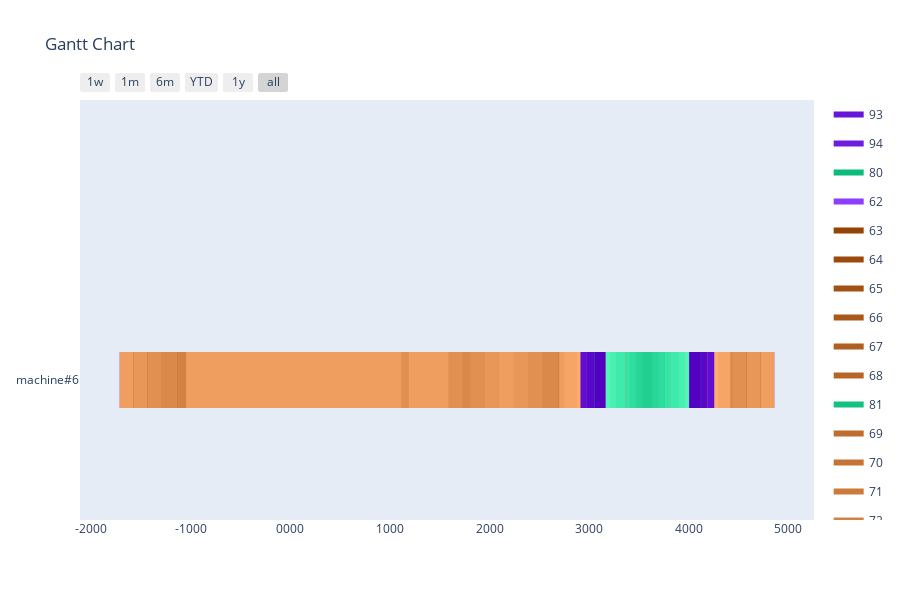

Write notebook code for a chart like this one.
### Markdown cell above
Greedy with changing sequence

### Code cell
def change_order(orders):
    p1 = random.randint(0, len(orders) -2)
    p2 = random.randint(p1, len(orders) -1)
    selected = copy.deepcopy(orders[p1 : p2 +1])
    selected.reverse()
    for i in range(len(selected)):
        orders[p1 + i] = copy.deepcopy(selected[i])

agent = GreedyAgent(env)
simulator = AgentSimulator()
n_generations = 10
best = None
sequence = copy.deepcopy(orders_model)
for gen in range(n_generations):
    simulator = AgentSimulator()
    schedule, schedule_count = simulator.simulate(agent, sequence)
    if not best or best[1] < schedule_count:
        best = [schedule, schedule_count, copy.deepcopy(sequence)]
    change_order(sequence)
print(f'Scheduled {best[1]}/{len(best[2])} Orders')
visualize_schedule(best[0], env)

### Figure 1 — Plotly figure (JSON) as saved in the notebook; plotly's stock layout.template omitted (floating-point values rounded to 4 significant figures; data arrays with more than 128 entries replaced by an {"elided": "..."} marker saying what was removed)
{"data": [{"fill": "toself", "fillcolor": "rgb(103, 21, 215)", "hoverinfo": "name", "legendgroup": "rgb(103, 21, 215)", "mode": "none", "name": "93", "type": "scatter", "x": [2828, 2913, 2913, 2828, 2828, 4256, 4341, 4341, 4256, 4256, 2828, 2913, 2913, 2828, 2828, 4256, 4341, 4341, 4256, 4256, 2828, 2913, 2913, 2828, 2828, 4256, 4341, 4341, 4256, 4256, 2828, 2913, 2913, 2828, 2828, 4256, 4341, 4341, 4256, 4256, 2828, 2913, 2913, 2828, 2828, 4256, 4341, 4341, 4256], "y": [-0.2, -0.2, 0.2, 0.2, null, -0.2, -0.2, 0.2, 0.2, null, -0.2, -0.2, 0.2, 0.2, null, -0.2, -0.2, 0.2, 0.2, null, -0.2, -0.2, 0.2, 0.2, null, -0.2, -0.2, 0.2, 0.2, null, -0.2, -0.2, 0.2, 0.2, null, -0.2, -0.2, 0.2, 0.2, null, -0.2, -0.2, 0.2, 0.2, null, -0.2, -0.2, 0.2, 0.2]}, {"fill": "toself", "fillcolor": "rgb(110, 28, 222)", "hoverinfo": "name", "legendgroup": "rgb(110, 28, 222)", "mode": "none", "name": "94", "type": "scatter", "x": [2752, 2828, 2828, 2752, 2752, 4341, 4417, 4417, 4341, 4341, 2752, 2828, 2828, 2752, 2752, 4341, 4417, 4417, 4341, 4341, 2752, 2828, 2828, 2752, 2752, 4341, 4417, 4417, 4341, 4341, 2752, 2828, 2828, 2752, 2752, 4341, 4417, 4417, 4341, 4341, 2752, 2828, 2828, 2752, 2752, 4341, 4417, 4417, 4341], "y": [-0.2, -0.2, 0.2, 0.2, null, -0.2, -0.2, 0.2, 0.2, null, -0.2, -0.2, 0.2, 0.2, null, -0.2, -0.2, 0.2, 0.2, null, -0.2, -0.2, 0.2, 0.2, null, -0.2, -0.2, 0.2, 0.2, null, -0.2, -0.2, 0.2, 0.2, null, -0.2, -0.2, 0.2, 0.2, null, -0.2, -0.2, 0.2, 0.2, null, -0.2, -0.2, 0.2, 0.2]}, {"fill": "toself", "fillcolor": "rgb(12, 186, 124)", "hoverinfo": "name", "legendgroup": "rgb(12, 186, 124)", "mode": "none", "name": "80", "type": "scatter", "x": [3894, 4016, 4016, 3894, 3894, 3153, 3275, 3275, 3153, 3153, 3894, 4016, 4016, 3894, 3894, 3153, 3275, 3275, 3153, 3153, 3894, 4016, 4016, 3894, 3894, 3153, 3275, 3275, 3153, 3153, 3894, 4016, 4016, 3894, 3894, 3153, 3275, 3275, 3153, 3153, 3894, 4016, 4016, 3894, 3894, 3153, 3275, 3275, 3153], "y": [-0.2, -0.2, 0.2, 0.2, null, -0.2, -0.2, 0.2, 0.2, null, -0.2, -0.2, 0.2, 0.2, null, -0.2, -0.2, 0.2, 0.2, null, -0.2, -0.2, 0.2, 0.2, null, -0.2, -0.2, 0.2, 0.2, null, -0.2, -0.2, 0.2, 0.2, null, -0.2, -0.2, 0.2, 0.2, null, -0.2, -0.2, 0.2, 0.2, null, -0.2, -0.2, 0.2, 0.2]}, {"fill": "toself", "fillcolor": "rgb(142, 60, 254)", "hoverinfo": "name", "legendgroup": "rgb(142, 60, 254)", "mode": "none", "name": "62", "type": "scatter", "x": {"elided": "449 int values"}, "y": {"elided": "449 float values"}}, {"fill": "toself", "fillcolor": "rgb(149, 67, 5)", "hoverinfo": "name", "legendgroup": "rgb(149, 67, 5)", "mode": "none", "name": "63", "type": "scatter", "x": {"elided": "449 int values"}, "y": {"elided": "449 float values"}}, {"fill": "toself", "fillcolor": "rgb(156, 74, 12)", "hoverinfo": "name", "legendgroup": "rgb(156, 74, 12)", "mode": "none", "name": "64", "type": "scatter", "x": {"elided": "449 int values"}, "y": {"elided": "449 float values"}}, {"fill": "toself", "fillcolor": "rgb(163, 81, 19)", "hoverinfo": "name", "legendgroup": "rgb(163, 81, 19)", "mode": "none", "name": "65", "type": "scatter", "x": {"elided": "449 int values"}, "y": {"elided": "449 float values"}}, {"fill": "toself", "fillcolor": "rgb(170, 88, 26)", "hoverinfo": "name", "legendgroup": "rgb(170, 88, 26)", "mode": "none", "name": "66", "type": "scatter", "x": {"elided": "449 int values"}, "y": {"elided": "449 float values"}}, {"fill": "toself", "fillcolor": "rgb(177, 95, 33)", "hoverinfo": "name", "legendgroup": "rgb(177, 95, 33)", "mode": "none", "name": "67", "type": "scatter", "x": {"elided": "449 int values"}, "y": {"elided": "449 float values"}}, {"fill": "toself", "fillcolor": "rgb(184, 102, 40)", "hoverinfo": "name", "legendgroup": "rgb(184, 102, 40)", "mode": "none", "name": "68", "type": "scatter", "x": {"elided": "449 int values"}, "y": {"elided": "449 float values"}}, {"fill": "toself", "fillcolor": "rgb(19, 193, 131)", "hoverinfo": "name", "legendgroup": "rgb(19, 193, 131)", "mode": "none", "name": "81", "type": "scatter", "x": [3769, 3894, 3894, 3769, 3769, 3275, 3400, 3400, 3275, 3275, 3769, 3894, 3894, 3769, 3769, 3275, 3400, 3400, 3275, 3275, 3769, 3894, 3894, 3769, 3769, 3275, 3400, 3400, 3275, 3275, 3769, 3894, 3894, 3769, 3769, 3275, 3400, 3400, 3275, 3275, 3769, 3894, 3894, 3769, 3769, 3275, 3400, 3400, 3275], "y": [-0.2, -0.2, 0.2, 0.2, null, -0.2, -0.2, 0.2, 0.2, null, -0.2, -0.2, 0.2, 0.2, null, -0.2, -0.2, 0.2, 0.2, null, -0.2, -0.2, 0.2, 0.2, null, -0.2, -0.2, 0.2, 0.2, null, -0.2, -0.2, 0.2, 0.2, null, -0.2, -0.2, 0.2, 0.2, null, -0.2, -0.2, 0.2, 0.2, null, -0.2, -0.2, 0.2, 0.2]}, {"fill": "toself", "fillcolor": "rgb(191, 109, 47)", "hoverinfo": "name", "legendgroup": "rgb(191, 109, 47)", "mode": "none", "name": "69", "type": "scatter", "x": {"elided": "449 int values"}, "y": {"elided": "449 float values"}}, {"fill": "toself", "fillcolor": "rgb(198, 116, 54)", "hoverinfo": "name", "legendgroup": "rgb(198, 116, 54)", "mode": "none", "name": "70", "type": "scatter", "x": {"elided": "449 int values"}, "y": {"elided": "449 float values"}}, {"fill": "toself", "fillcolor": "rgb(205, 123, 61)", "hoverinfo": "name", "legendgroup": "rgb(205, 123, 61)", "mode": "none", "name": "71", "type": "scatter", "x": {"elided": "449 int values"}, "y": {"elided": "449 float values"}}, {"fill": "toself", "fillcolor": "rgb(212, 130, 68)", "hoverinfo": "name", "legendgroup": "rgb(212, 130, 68)", "mode": "none", "name": "72", "type": "scatter", "x": {"elided": "449 int values"}, "y": {"elided": "449 float values"}}, {"fill": "toself", "fillcolor": "rgb(219, 137, 75)", "hoverinfo": "name", "legendgroup": "rgb(219, 137, 75)", "mode": "none", "name": "73", "type": "scatter", "x": {"elided": "449 int values"}, "y": {"elided": "449 float values"}}, {"fill": "toself", "fillcolor": "rgb(226, 144, 82)", "hoverinfo": "name", "legendgroup": "rgb(226, 144, 82)", "mode": "none", "name": "74", "type": "scatter", "x": {"elided": "449 int values"}, "y": {"elided": "449 float values"}}, {"fill": "toself", "fillcolor": "rgb(233, 151, 89)", "hoverinfo": "name", "legendgroup": "rgb(233, 151, 89)", "mode": "none", "name": "75", "type": "scatter", "x": {"elided": "449 int values"}, "y": {"elided": "449 float values"}}, {"fill": "toself", "fillcolor": "rgb(240, 158, 96)", "hoverinfo": "name", "legendgroup": "rgb(240, 158, 96)", "mode": "none", "name": "76", "type": "scatter", "x": {"elided": "449 int values"}, "y": {"elided": "449 float values"}}, {"fill": "toself", "fillcolor": "rgb(247, 165, 103)", "hoverinfo": "name", "legendgroup": "rgb(247, 165, 103)", "mode": "none", "name": "77", "type": "scatter", "x": [4294, 4417, 4417, 4294, 4294, 2752, 2875, 2875, 2752, 2752, 4294, 4417, 4417, 4294, 4294, 2752, 2875, 2875, 2752, 2752, 4294, 4417, 4417, 4294, 4294, 2752, 2875, 2875, 2752, 2752, 4294, 4417, 4417, 4294, 4294, 2752, 2875, 2875, 2752, 2752, 4294, 4417, 4417, 4294, 4294, 2752, 2875, 2875, 2752], "y": [-0.2, -0.2, 0.2, 0.2, null, -0.2, -0.2, 0.2, 0.2, null, -0.2, -0.2, 0.2, 0.2, null, -0.2, -0.2, 0.2, 0.2, null, -0.2, -0.2, 0.2, 0.2, null, -0.2, -0.2, 0.2, 0.2, null, -0.2, -0.2, 0.2, 0.2, null, -0.2, -0.2, 0.2, 0.2, null, -0.2, -0.2, 0.2, 0.2, null, -0.2, -0.2, 0.2, 0.2]}, {"fill": "toself", "fillcolor": "rgb(254, 172, 110)", "hoverinfo": "name", "legendgroup": "rgb(254, 172, 110)", "mode": "none", "name": "78", "type": "scatter", "x": [4149, 4294, 4294, 4149, 4149, 2875, 3020, 3020, 2875, 2875, 4149, 4294, 4294, 4149, 4149, 2875, 3020, 3020, 2875, 2875, 4149, 4294, 4294, 4149, 4149, 2875, 3020, 3020, 2875, 2875, 4149, 4294, 4294, 4149, 4149, 2875, 3020, 3020, 2875, 2875, 4149, 4294, 4294, 4149, 4149, 2875, 3020, 3020, 2875], "y": [-0.2, -0.2, 0.2, 0.2, null, -0.2, -0.2, 0.2, 0.2, null, -0.2, -0.2, 0.2, 0.2, null, -0.2, -0.2, 0.2, 0.2, null, -0.2, -0.2, 0.2, 0.2, null, -0.2, -0.2, 0.2, 0.2, null, -0.2, -0.2, 0.2, 0.2, null, -0.2, -0.2, 0.2, 0.2, null, -0.2, -0.2, 0.2, 0.2, null, -0.2, -0.2, 0.2, 0.2]}, {"fill": "toself", "fillcolor": "rgb(26, 200, 138)", "hoverinfo": "name", "legendgroup": "rgb(26, 200, 138)", "mode": "none", "name": "82", "type": "scatter", "x": [3625, 3769, 3769, 3625, 3625, 3400, 3544, 3544, 3400, 3400, 3625, 3769, 3769, 3625, 3625, 3400, 3544, 3544, 3400, 3400, 3625, 3769, 3769, 3625, 3625, 3400, 3544, 3544, 3400, 3400, 3625, 3769, 3769, 3625, 3625, 3400, 3544, 3544, 3400, 3400, 3625, 3769, 3769, 3625, 3625, 3400, 3544, 3544, 3400], "y": [-0.2, -0.2, 0.2, 0.2, null, -0.2, -0.2, 0.2, 0.2, null, -0.2, -0.2, 0.2, 0.2, null, -0.2, -0.2, 0.2, 0.2, null, -0.2, -0.2, 0.2, 0.2, null, -0.2, -0.2, 0.2, 0.2, null, -0.2, -0.2, 0.2, 0.2, null, -0.2, -0.2, 0.2, 0.2, null, -0.2, -0.2, 0.2, 0.2, null, -0.2, -0.2, 0.2, 0.2]}, {"fill": "toself", "fillcolor": "rgb(33, 207, 145)", "hoverinfo": "name", "legendgroup": "rgb(33, 207, 145)", "mode": "none", "name": "83", "type": "scatter", "x": [3539, 3625, 3625, 3539, 3539, 3544, 3630, 3630, 3544, 3544, 3539, 3625, 3625, 3539, 3539, 3544, 3630, 3630, 3544, 3544, 3539, 3625, 3625, 3539, 3539, 3544, 3630, 3630, 3544, 3544, 3539, 3625, 3625, 3539, 3539, 3544, 3630, 3630, 3544, 3544, 3539, 3625, 3625, 3539, 3539, 3544, 3630, 3630, 3544], "y": [-0.2, -0.2, 0.2, 0.2, null, -0.2, -0.2, 0.2, 0.2, null, -0.2, -0.2, 0.2, 0.2, null, -0.2, -0.2, 0.2, 0.2, null, -0.2, -0.2, 0.2, 0.2, null, -0.2, -0.2, 0.2, 0.2, null, -0.2, -0.2, 0.2, 0.2, null, -0.2, -0.2, 0.2, 0.2, null, -0.2, -0.2, 0.2, 0.2, null, -0.2, -0.2, 0.2, 0.2]}, {"fill": "toself", "fillcolor": "rgb(40, 214, 152)", "hoverinfo": "name", "legendgroup": "rgb(40, 214, 152)", "mode": "none", "name": "84", "type": "scatter", "x": [3475, 3539, 3539, 3475, 3475, 3630, 3694, 3694, 3630, 3630, 3475, 3539, 3539, 3475, 3475, 3630, 3694, 3694, 3630, 3630, 3475, 3539, 3539, 3475, 3475, 3630, 3694, 3694, 3630, 3630, 3475, 3539, 3539, 3475, 3475, 3630, 3694, 3694, 3630, 3630, 3475, 3539, 3539, 3475, 3475, 3630, 3694, 3694, 3630], "y": [-0.2, -0.2, 0.2, 0.2, null, -0.2, -0.2, 0.2, 0.2, null, -0.2, -0.2, 0.2, 0.2, null, -0.2, -0.2, 0.2, 0.2, null, -0.2, -0.2, 0.2, 0.2, null, -0.2, -0.2, 0.2, 0.2, null, -0.2, -0.2, 0.2, 0.2, null, -0.2, -0.2, 0.2, 0.2, null, -0.2, -0.2, 0.2, 0.2, null, -0.2, -0.2, 0.2, 0.2]}, {"fill": "toself", "fillcolor": "rgb(47, 221, 159)", "hoverinfo": "name", "legendgroup": "rgb(47, 221, 159)", "mode": "none", "name": "85", "type": "scatter", "x": [3410, 3475, 3475, 3410, 3410, 3694, 3759, 3759, 3694, 3694, 3410, 3475, 3475, 3410, 3410, 3694, 3759, 3759, 3694, 3694, 3410, 3475, 3475, 3410, 3410, 3694, 3759, 3759, 3694, 3694, 3410, 3475, 3475, 3410, 3410, 3694, 3759, 3759, 3694, 3694, 3410, 3475, 3475, 3410, 3410, 3694, 3759, 3759, 3694], "y": [-0.2, -0.2, 0.2, 0.2, null, -0.2, -0.2, 0.2, 0.2, null, -0.2, -0.2, 0.2, 0.2, null, -0.2, -0.2, 0.2, 0.2, null, -0.2, -0.2, 0.2, 0.2, null, -0.2, -0.2, 0.2, 0.2, null, -0.2, -0.2, 0.2, 0.2, null, -0.2, -0.2, 0.2, 0.2, null, -0.2, -0.2, 0.2, 0.2, null, -0.2, -0.2, 0.2, 0.2]}, {"fill": "toself", "fillcolor": "rgb(5, 179, 117)", "hoverinfo": "name", "legendgroup": "rgb(5, 179, 117)", "mode": "none", "name": "79", "type": "scatter", "x": [4016, 4149, 4149, 4016, 4016, 3020, 3153, 3153, 3020, 3020, 4016, 4149, 4149, 4016, 4016, 3020, 3153, 3153, 3020, 3020, 4016, 4149, 4149, 4016, 4016, 3020, 3153, 3153, 3020, 3020, 4016, 4149, 4149, 4016, 4016, 3020, 3153, 3153, 3020, 3020, 4016, 4149, 4149, 4016, 4016, 3020, 3153, 3153, 3020], "y": [-0.2, -0.2, 0.2, 0.2, null, -0.2, -0.2, 0.2, 0.2, null, -0.2, -0.2, 0.2, 0.2, null, -0.2, -0.2, 0.2, 0.2, null, -0.2, -0.2, 0.2, 0.2, null, -0.2, -0.2, 0.2, 0.2, null, -0.2, -0.2, 0.2, 0.2, null, -0.2, -0.2, 0.2, 0.2, null, -0.2, -0.2, 0.2, 0.2, null, -0.2, -0.2, 0.2, 0.2]}, {"fill": "toself", "fillcolor": "rgb(54, 228, 166)", "hoverinfo": "name", "legendgroup": "rgb(54, 228, 166)", "mode": "none", "name": "86", "type": "scatter", "x": [3355, 3410, 3410, 3355, 3355, 3759, 3814, 3814, 3759, 3759, 3355, 3410, 3410, 3355, 3355, 3759, 3814, 3814, 3759, 3759, 3355, 3410, 3410, 3355, 3355, 3759, 3814, 3814, 3759, 3759, 3355, 3410, 3410, 3355, 3355, 3759, 3814, 3814, 3759, 3759, 3355, 3410, 3410, 3355, 3355, 3759, 3814, 3814, 3759], "y": [-0.2, -0.2, 0.2, 0.2, null, -0.2, -0.2, 0.2, 0.2, null, -0.2, -0.2, 0.2, 0.2, null, -0.2, -0.2, 0.2, 0.2, null, -0.2, -0.2, 0.2, 0.2, null, -0.2, -0.2, 0.2, 0.2, null, -0.2, -0.2, 0.2, 0.2, null, -0.2, -0.2, 0.2, 0.2, null, -0.2, -0.2, 0.2, 0.2, null, -0.2, -0.2, 0.2, 0.2]}, {"fill": "toself", "fillcolor": "rgb(61, 235, 173)", "hoverinfo": "name", "legendgroup": "rgb(61, 235, 173)", "mode": "none", "name": "87", "type": "scatter", "x": [3268, 3355, 3355, 3268, 3268, 3814, 3901, 3901, 3814, 3814, 3268, 3355, 3355, 3268, 3268, 3814, 3901, 3901, 3814, 3814, 3268, 3355, 3355, 3268, 3268, 3814, 3901, 3901, 3814, 3814, 3268, 3355, 3355, 3268, 3268, 3814, 3901, 3901, 3814, 3814, 3268, 3355, 3355, 3268, 3268, 3814, 3901, 3901, 3814], "y": [-0.2, -0.2, 0.2, 0.2, null, -0.2, -0.2, 0.2, 0.2, null, -0.2, -0.2, 0.2, 0.2, null, -0.2, -0.2, 0.2, 0.2, null, -0.2, -0.2, 0.2, 0.2, null, -0.2, -0.2, 0.2, 0.2, null, -0.2, -0.2, 0.2, 0.2, null, -0.2, -0.2, 0.2, 0.2, null, -0.2, -0.2, 0.2, 0.2, null, -0.2, -0.2, 0.2, 0.2]}, {"fill": "toself", "fillcolor": "rgb(68, 242, 180)", "hoverinfo": "name", "legendgroup": "rgb(68, 242, 180)", "mode": "none", "name": "88", "type": "scatter", "x": [3212, 3268, 3268, 3212, 3212, 3901, 3957, 3957, 3901, 3901, 3212, 3268, 3268, 3212, 3212, 3901, 3957, 3957, 3901, 3901, 3212, 3268, 3268, 3212, 3212, 3901, 3957, 3957, 3901, 3901, 3212, 3268, 3268, 3212, 3212, 3901, 3957, 3957, 3901, 3901, 3212, 3268, 3268, 3212, 3212, 3901, 3957, 3957, 3901], "y": [-0.2, -0.2, 0.2, 0.2, null, -0.2, -0.2, 0.2, 0.2, null, -0.2, -0.2, 0.2, 0.2, null, -0.2, -0.2, 0.2, 0.2, null, -0.2, -0.2, 0.2, 0.2, null, -0.2, -0.2, 0.2, 0.2, null, -0.2, -0.2, 0.2, 0.2, null, -0.2, -0.2, 0.2, 0.2, null, -0.2, -0.2, 0.2, 0.2, null, -0.2, -0.2, 0.2, 0.2]}, {"fill": "toself", "fillcolor": "rgb(75, 249, 187)", "hoverinfo": "name", "legendgroup": "rgb(75, 249, 187)", "mode": "none", "name": "89", "type": "scatter", "x": [3165, 3212, 3212, 3165, 3165, 3957, 4004, 4004, 3957, 3957, 3165, 3212, 3212, 3165, 3165, 3957, 4004, 4004, 3957, 3957, 3165, 3212, 3212, 3165, 3165, 3957, 4004, 4004, 3957, 3957, 3165, 3212, 3212, 3165, 3165, 3957, 4004, 4004, 3957, 3957, 3165, 3212, 3212, 3165, 3165, 3957, 4004, 4004, 3957], "y": [-0.2, -0.2, 0.2, 0.2, null, -0.2, -0.2, 0.2, 0.2, null, -0.2, -0.2, 0.2, 0.2, null, -0.2, -0.2, 0.2, 0.2, null, -0.2, -0.2, 0.2, 0.2, null, -0.2, -0.2, 0.2, 0.2, null, -0.2, -0.2, 0.2, 0.2, null, -0.2, -0.2, 0.2, 0.2, null, -0.2, -0.2, 0.2, 0.2, null, -0.2, -0.2, 0.2, 0.2]}, {"fill": "toself", "fillcolor": "rgb(82, 0, 194)", "hoverinfo": "name", "legendgroup": "rgb(82, 0, 194)", "mode": "none", "name": "90", "type": "scatter", "x": [3055, 3165, 3165, 3055, 3055, 4004, 4114, 4114, 4004, 4004, 3055, 3165, 3165, 3055, 3055, 4004, 4114, 4114, 4004, 4004, 3055, 3165, 3165, 3055, 3055, 4004, 4114, 4114, 4004, 4004, 3055, 3165, 3165, 3055, 3055, 4004, 4114, 4114, 4004, 4004, 3055, 3165, 3165, 3055, 3055, 4004, 4114, 4114, 4004], "y": [-0.2, -0.2, 0.2, 0.2, null, -0.2, -0.2, 0.2, 0.2, null, -0.2, -0.2, 0.2, 0.2, null, -0.2, -0.2, 0.2, 0.2, null, -0.2, -0.2, 0.2, 0.2, null, -0.2, -0.2, 0.2, 0.2, null, -0.2, -0.2, 0.2, 0.2, null, -0.2, -0.2, 0.2, 0.2, null, -0.2, -0.2, 0.2, 0.2, null, -0.2, -0.2, 0.2, 0.2]}, {"fill": "toself", "fillcolor": "rgb(89, 7, 201)", "hoverinfo": "name", "legendgroup": "rgb(89, 7, 201)", "mode": "none", "name": "91", "type": "scatter", "x": [2978, 3055, 3055, 2978, 2978, 4114, 4191, 4191, 4114, 4114, 2978, 3055, 3055, 2978, 2978, 4114, 4191, 4191, 4114, 4114, 2978, 3055, 3055, 2978, 2978, 4114, 4191, 4191, 4114, 4114, 2978, 3055, 3055, 2978, 2978, 4114, 4191, 4191, 4114, 4114, 2978, 3055, 3055, 2978, 2978, 4114, 4191, 4191, 4114], "y": [-0.2, -0.2, 0.2, 0.2, null, -0.2, -0.2, 0.2, 0.2, null, -0.2, -0.2, 0.2, 0.2, null, -0.2, -0.2, 0.2, 0.2, null, -0.2, -0.2, 0.2, 0.2, null, -0.2, -0.2, 0.2, 0.2, null, -0.2, -0.2, 0.2, 0.2, null, -0.2, -0.2, 0.2, 0.2, null, -0.2, -0.2, 0.2, 0.2, null, -0.2, -0.2, 0.2, 0.2]}, {"fill": "toself", "fillcolor": "rgb(96, 14, 208)", "hoverinfo": "name", "legendgroup": "rgb(96, 14, 208)", "mode": "none", "name": "92", "type": "scatter", "x": [2913, 2978, 2978, 2913, 2913, 4191, 4256, 4256, 4191, 4191, 2913, 2978, 2978, 2913, 2913, 4191, 4256, 4256, 4191, 4191, 2913, 2978, 2978, 2913, 2913, 4191, 4256, 4256, 4191, 4191, 2913, 2978, 2978, 2913, 2913, 4191, 4256, 4256, 4191, 4191, 2913, 2978, 2978, 2913, 2913, 4191, 4256, 4256, 4191], "y": [-0.2, -0.2, 0.2, 0.2, null, -0.2, -0.2, 0.2, 0.2, null, -0.2, -0.2, 0.2, 0.2, null, -0.2, -0.2, 0.2, 0.2, null, -0.2, -0.2, 0.2, 0.2, null, -0.2, -0.2, 0.2, 0.2, null, -0.2, -0.2, 0.2, 0.2, null, -0.2, -0.2, 0.2, 0.2, null, -0.2, -0.2, 0.2, 0.2, null, -0.2, -0.2, 0.2, 0.2]}, {"legendgroup": "rgb(103, 21, 215)", "marker": {"color": "rgb(103, 21, 215)", "opacity": 0, "size": 1}, "mode": "markers", "name": "", "showlegend": false, "text": [null, null, null, null, null, null, null, null, null, null, null, null, null, null, null, null, null, null, null, null], "type": "scatter", "x": [2828, 2913, 4256, 4341, 2828, 2913, 4256, 4341, 2828, 2913, 4256, 4341, 2828, 2913, 4256, 4341, 2828, 2913, 4256, 4341], "y": [0, 0, 0, 0, 0, 0, 0, 0, 0, 0, 0, 0, 0, 0, 0, 0, 0, 0, 0, 0]}, {"legendgroup": "rgb(110, 28, 222)", "marker": {"color": "rgb(110, 28, 222)", "opacity": 0, "size": 1}, "mode": "markers", "name": "", "showlegend": false, "text": [null, null, null, null, null, null, null, null, null, null, null, null, null, null, null, null, null, null, null, null], "type": "scatter", "x": [2752, 2828, 4341, 4417, 2752, 2828, 4341, 4417, 2752, 2828, 4341, 4417, 2752, 2828, 4341, 4417, 2752, 2828, 4341, 4417], "y": [0, 0, 0, 0, 0, 0, 0, 0, 0, 0, 0, 0, 0, 0, 0, 0, 0, 0, 0, 0]}, {"legendgroup": "rgb(12, 186, 124)", "marker": {"color": "rgb(12, 186, 124)", "opacity": 0, "size": 1}, "mode": "markers", "name": "", "showlegend": false, "text": [null, null, null, null, null, null, null, null, null, null, null, null, null, null, null, null, null, null, null, null], "type": "scatter", "x": [3894, 4016, 3153, 3275, 3894, 4016, 3153, 3275, 3894, 4016, 3153, 3275, 3894, 4016, 3153, 3275, 3894, 4016, 3153, 3275], "y": [0, 0, 0, 0, 0, 0, 0, 0, 0, 0, 0, 0, 0, 0, 0, 0, 0, 0, 0, 0]}, {"legendgroup": "rgb(142, 60, 254)", "marker": {"color": "rgb(142, 60, 254)", "opacity": 0, "size": 1}, "mode": "markers", "name": "", "showlegend": false, "text": {"elided": "180 null values"}, "type": "scatter", "x": {"elided": "180 int values"}, "y": {"elided": "180 int values"}}, {"legendgroup": "rgb(149, 67, 5)", "marker": {"color": "rgb(149, 67, 5)", "opacity": 0, "size": 1}, "mode": "markers", "name": "", "showlegend": false, "text": {"elided": "180 null values"}, "type": "scatter", "x": {"elided": "180 int values"}, "y": {"elided": "180 int values"}}, {"legendgroup": "rgb(156, 74, 12)", "marker": {"color": "rgb(156, 74, 12)", "opacity": 0, "size": 1}, "mode": "markers", "name": "", "showlegend": false, "text": {"elided": "180 null values"}, "type": "scatter", "x": {"elided": "180 int values"}, "y": {"elided": "180 int values"}}, {"legendgroup": "rgb(163, 81, 19)", "marker": {"color": "rgb(163, 81, 19)", "opacity": 0, "size": 1}, "mode": "markers", "name": "", "showlegend": false, "text": {"elided": "180 null values"}, "type": "scatter", "x": {"elided": "180 int values"}, "y": {"elided": "180 int values"}}, {"legendgroup": "rgb(170, 88, 26)", "marker": {"color": "rgb(170, 88, 26)", "opacity": 0, "size": 1}, "mode": "markers", "name": "", "showlegend": false, "text": {"elided": "180 null values"}, "type": "scatter", "x": {"elided": "180 int values"}, "y": {"elided": "180 int values"}}, {"legendgroup": "rgb(177, 95, 33)", "marker": {"color": "rgb(177, 95, 33)", "opacity": 0, "size": 1}, "mode": "markers", "name": "", "showlegend": false, "text": {"elided": "180 null values"}, "type": "scatter", "x": {"elided": "180 int values"}, "y": {"elided": "180 int values"}}, {"legendgroup": "rgb(184, 102, 40)", "marker": {"color": "rgb(184, 102, 40)", "opacity": 0, "size": 1}, "mode": "markers", "name": "", "showlegend": false, "text": {"elided": "180 null values"}, "type": "scatter", "x": {"elided": "180 int values"}, "y": {"elided": "180 int values"}}, {"legendgroup": "rgb(19, 193, 131)", "marker": {"color": "rgb(19, 193, 131)", "opacity": 0, "size": 1}, "mode": "markers", "name": "", "showlegend": false, "text": [null, null, null, null, null, null, null, null, null, null, null, null, null, null, null, null, null, null, null, null], "type": "scatter", "x": [3769, 3894, 3275, 3400, 3769, 3894, 3275, 3400, 3769, 3894, 3275, 3400, 3769, 3894, 3275, 3400, 3769, 3894, 3275, 3400], "y": [0, 0, 0, 0, 0, 0, 0, 0, 0, 0, 0, 0, 0, 0, 0, 0, 0, 0, 0, 0]}, {"legendgroup": "rgb(191, 109, 47)", "marker": {"color": "rgb(191, 109, 47)", "opacity": 0, "size": 1}, "mode": "markers", "name": "", "showlegend": false, "text": {"elided": "180 null values"}, "type": "scatter", "x": {"elided": "180 int values"}, "y": {"elided": "180 int values"}}, {"legendgroup": "rgb(198, 116, 54)", "marker": {"color": "rgb(198, 116, 54)", "opacity": 0, "size": 1}, "mode": "markers", "name": "", "showlegend": false, "text": {"elided": "180 null values"}, "type": "scatter", "x": {"elided": "180 int values"}, "y": {"elided": "180 int values"}}, {"legendgroup": "rgb(205, 123, 61)", "marker": {"color": "rgb(205, 123, 61)", "opacity": 0, "size": 1}, "mode": "markers", "name": "", "showlegend": false, "text": {"elided": "180 null values"}, "type": "scatter", "x": {"elided": "180 int values"}, "y": {"elided": "180 int values"}}, {"legendgroup": "rgb(212, 130, 68)", "marker": {"color": "rgb(212, 130, 68)", "opacity": 0, "size": 1}, "mode": "markers", "name": "", "showlegend": false, "text": {"elided": "180 null values"}, "type": "scatter", "x": {"elided": "180 int values"}, "y": {"elided": "180 int values"}}, {"legendgroup": "rgb(219, 137, 75)", "marker": {"color": "rgb(219, 137, 75)", "opacity": 0, "size": 1}, "mode": "markers", "name": "", "showlegend": false, "text": {"elided": "180 null values"}, "type": "scatter", "x": {"elided": "180 int values"}, "y": {"elided": "180 int values"}}, {"legendgroup": "rgb(226, 144, 82)", "marker": {"color": "rgb(226, 144, 82)", "opacity": 0, "size": 1}, "mode": "markers", "name": "", "showlegend": false, "text": {"elided": "180 null values"}, "type": "scatter", "x": {"elided": "180 int values"}, "y": {"elided": "180 int values"}}, {"legendgroup": "rgb(233, 151, 89)", "marker": {"color": "rgb(233, 151, 89)", "opacity": 0, "size": 1}, "mode": "markers", "name": "", "showlegend": false, "text": {"elided": "180 null values"}, "type": "scatter", "x": {"elided": "180 int values"}, "y": {"elided": "180 int values"}}, {"legendgroup": "rgb(240, 158, 96)", "marker": {"color": "rgb(240, 158, 96)", "opacity": 0, "size": 1}, "mode": "markers", "name": "", "showlegend": false, "text": {"elided": "180 null values"}, "type": "scatter", "x": {"elided": "180 int values"}, "y": {"elided": "180 int values"}}, {"legendgroup": "rgb(247, 165, 103)", "marker": {"color": "rgb(247, 165, 103)", "opacity": 0, "size": 1}, "mode": "markers", "name": "", "showlegend": false, "text": [null, null, null, null, null, null, null, null, null, null, null, null, null, null, null, null, null, null, null, null], "type": "scatter", "x": [4294, 4417, 2752, 2875, 4294, 4417, 2752, 2875, 4294, 4417, 2752, 2875, 4294, 4417, 2752, 2875, 4294, 4417, 2752, 2875], "y": [0, 0, 0, 0, 0, 0, 0, 0, 0, 0, 0, 0, 0, 0, 0, 0, 0, 0, 0, 0]}, {"legendgroup": "rgb(254, 172, 110)", "marker": {"color": "rgb(254, 172, 110)", "opacity": 0, "size": 1}, "mode": "markers", "name": "", "showlegend": false, "text": [null, null, null, null, null, null, null, null, null, null, null, null, null, null, null, null, null, null, null, null], "type": "scatter", "x": [4149, 4294, 2875, 3020, 4149, 4294, 2875, 3020, 4149, 4294, 2875, 3020, 4149, 4294, 2875, 3020, 4149, 4294, 2875, 3020], "y": [0, 0, 0, 0, 0, 0, 0, 0, 0, 0, 0, 0, 0, 0, 0, 0, 0, 0, 0, 0]}, {"legendgroup": "rgb(26, 200, 138)", "marker": {"color": "rgb(26, 200, 138)", "opacity": 0, "size": 1}, "mode": "markers", "name": "", "showlegend": false, "text": [null, null, null, null, null, null, null, null, null, null, null, null, null, null, null, null, null, null, null, null], "type": "scatter", "x": [3625, 3769, 3400, 3544, 3625, 3769, 3400, 3544, 3625, 3769, 3400, 3544, 3625, 3769, 3400, 3544, 3625, 3769, 3400, 3544], "y": [0, 0, 0, 0, 0, 0, 0, 0, 0, 0, 0, 0, 0, 0, 0, 0, 0, 0, 0, 0]}, {"legendgroup": "rgb(33, 207, 145)", "marker": {"color": "rgb(33, 207, 145)", "opacity": 0, "size": 1}, "mode": "markers", "name": "", "showlegend": false, "text": [null, null, null, null, null, null, null, null, null, null, null, null, null, null, null, null, null, null, null, null], "type": "scatter", "x": [3539, 3625, 3544, 3630, 3539, 3625, 3544, 3630, 3539, 3625, 3544, 3630, 3539, 3625, 3544, 3630, 3539, 3625, 3544, 3630], "y": [0, 0, 0, 0, 0, 0, 0, 0, 0, 0, 0, 0, 0, 0, 0, 0, 0, 0, 0, 0]}, {"legendgroup": "rgb(40, 214, 152)", "marker": {"color": "rgb(40, 214, 152)", "opacity": 0, "size": 1}, "mode": "markers", "name": "", "showlegend": false, "text": [null, null, null, null, null, null, null, null, null, null, null, null, null, null, null, null, null, null, null, null], "type": "scatter", "x": [3475, 3539, 3630, 3694, 3475, 3539, 3630, 3694, 3475, 3539, 3630, 3694, 3475, 3539, 3630, 3694, 3475, 3539, 3630, 3694], "y": [0, 0, 0, 0, 0, 0, 0, 0, 0, 0, 0, 0, 0, 0, 0, 0, 0, 0, 0, 0]}, {"legendgroup": "rgb(47, 221, 159)", "marker": {"color": "rgb(47, 221, 159)", "opacity": 0, "size": 1}, "mode": "markers", "name": "", "showlegend": false, "text": [null, null, null, null, null, null, null, null, null, null, null, null, null, null, null, null, null, null, null, null], "type": "scatter", "x": [3410, 3475, 3694, 3759, 3410, 3475, 3694, 3759, 3410, 3475, 3694, 3759, 3410, 3475, 3694, 3759, 3410, 3475, 3694, 3759], "y": [0, 0, 0, 0, 0, 0, 0, 0, 0, 0, 0, 0, 0, 0, 0, 0, 0, 0, 0, 0]}, {"legendgroup": "rgb(5, 179, 117)", "marker": {"color": "rgb(5, 179, 117)", "opacity": 0, "size": 1}, "mode": "markers", "name": "", "showlegend": false, "text": [null, null, null, null, null, null, null, null, null, null, null, null, null, null, null, null, null, null, null, null], "type": "scatter", "x": [4016, 4149, 3020, 3153, 4016, 4149, 3020, 3153, 4016, 4149, 3020, 3153, 4016, 4149, 3020, 3153, 4016, 4149, 3020, 3153], "y": [0, 0, 0, 0, 0, 0, 0, 0, 0, 0, 0, 0, 0, 0, 0, 0, 0, 0, 0, 0]}, {"legendgroup": "rgb(54, 228, 166)", "marker": {"color": "rgb(54, 228, 166)", "opacity": 0, "size": 1}, "mode": "markers", "name": "", "showlegend": false, "text": [null, null, null, null, null, null, null, null, null, null, null, null, null, null, null, null, null, null, null, null], "type": "scatter", "x": [3355, 3410, 3759, 3814, 3355, 3410, 3759, 3814, 3355, 3410, 3759, 3814, 3355, 3410, 3759, 3814, 3355, 3410, 3759, 3814], "y": [0, 0, 0, 0, 0, 0, 0, 0, 0, 0, 0, 0, 0, 0, 0, 0, 0, 0, 0, 0]}, {"legendgroup": "rgb(61, 235, 173)", "marker": {"color": "rgb(61, 235, 173)", "opacity": 0, "size": 1}, "mode": "markers", "name": "", "showlegend": false, "text": [null, null, null, null, null, null, null, null, null, null, null, null, null, null, null, null, null, null, null, null], "type": "scatter", "x": [3268, 3355, 3814, 3901, 3268, 3355, 3814, 3901, 3268, 3355, 3814, 3901, 3268, 3355, 3814, 3901, 3268, 3355, 3814, 3901], "y": [0, 0, 0, 0, 0, 0, 0, 0, 0, 0, 0, 0, 0, 0, 0, 0, 0, 0, 0, 0]}, {"legendgroup": "rgb(68, 242, 180)", "marker": {"color": "rgb(68, 242, 180)", "opacity": 0, "size": 1}, "mode": "markers", "name": "", "showlegend": false, "text": [null, null, null, null, null, null, null, null, null, null, null, null, null, null, null, null, null, null, null, null], "type": "scatter", "x": [3212, 3268, 3901, 3957, 3212, 3268, 3901, 3957, 3212, 3268, 3901, 3957, 3212, 3268, 3901, 3957, 3212, 3268, 3901, 3957], "y": [0, 0, 0, 0, 0, 0, 0, 0, 0, 0, 0, 0, 0, 0, 0, 0, 0, 0, 0, 0]}, {"legendgroup": "rgb(75, 249, 187)", "marker": {"color": "rgb(75, 249, 187)", "opacity": 0, "size": 1}, "mode": "markers", "name": "", "showlegend": false, "text": [null, null, null, null, null, null, null, null, null, null, null, null, null, null, null, null, null, null, null, null], "type": "scatter", "x": [3165, 3212, 3957, 4004, 3165, 3212, 3957, 4004, 3165, 3212, 3957, 4004, 3165, 3212, 3957, 4004, 3165, 3212, 3957, 4004], "y": [0, 0, 0, 0, 0, 0, 0, 0, 0, 0, 0, 0, 0, 0, 0, 0, 0, 0, 0, 0]}, {"legendgroup": "rgb(82, 0, 194)", "marker": {"color": "rgb(82, 0, 194)", "opacity": 0, "size": 1}, "mode": "markers", "name": "", "showlegend": false, "text": [null, null, null, null, null, null, null, null, null, null, null, null, null, null, null, null, null, null, null, null], "type": "scatter", "x": [3055, 3165, 4004, 4114, 3055, 3165, 4004, 4114, 3055, 3165, 4004, 4114, 3055, 3165, 4004, 4114, 3055, 3165, 4004, 4114], "y": [0, 0, 0, 0, 0, 0, 0, 0, 0, 0, 0, 0, 0, 0, 0, 0, 0, 0, 0, 0]}, {"legendgroup": "rgb(89, 7, 201)", "marker": {"color": "rgb(89, 7, 201)", "opacity": 0, "size": 1}, "mode": "markers", "name": "", "showlegend": false, "text": [null, null, null, null, null, null, null, null, null, null, null, null, null, null, null, null, null, null, null, null], "type": "scatter", "x": [2978, 3055, 4114, 4191, 2978, 3055, 4114, 4191, 2978, 3055, 4114, 4191, 2978, 3055, 4114, 4191, 2978, 3055, 4114, 4191], "y": [0, 0, 0, 0, 0, 0, 0, 0, 0, 0, 0, 0, 0, 0, 0, 0, 0, 0, 0, 0]}, {"legendgroup": "rgb(96, 14, 208)", "marker": {"color": "rgb(96, 14, 208)", "opacity": 0, "size": 1}, "mode": "markers", "name": "", "showlegend": false, "text": [null, null, null, null, null, null, null, null, null, null, null, null, null, null, null, null, null, null, null, null], "type": "scatter", "x": [2913, 2978, 4191, 4256, 2913, 2978, 4191, 4256, 2913, 2978, 4191, 4256, 2913, 2978, 4191, 4256, 2913, 2978, 4191, 4256], "y": [0, 0, 0, 0, 0, 0, 0, 0, 0, 0, 0, 0, 0, 0, 0, 0, 0, 0, 0, 0]}], "layout": {"height": 600, "hovermode": "closest", "showlegend": true, "title": {"text": "Gantt Chart"}, "xaxis": {"rangeselector": {"buttons": [{"count": 7, "label": "1w", "step": "day", "stepmode": "backward"}, {"count": 1, "label": "1m", "step": "month", "stepmode": "backward"}, {"count": 6, "label": "6m", "step": "month", "stepmode": "backward"}, {"count": 1, "label": "YTD", "step": "year", "stepmode": "todate"}, {"count": 1, "label": "1y", "step": "year", "stepmode": "backward"}, {"step": "all"}]}, "showgrid": false, "type": "date", "zeroline": false}, "yaxis": {"autorange": false, "range": [-1, 2], "showgrid": false, "ticktext": ["machine#6"], "tickvals": [0], "zeroline": false}}}
